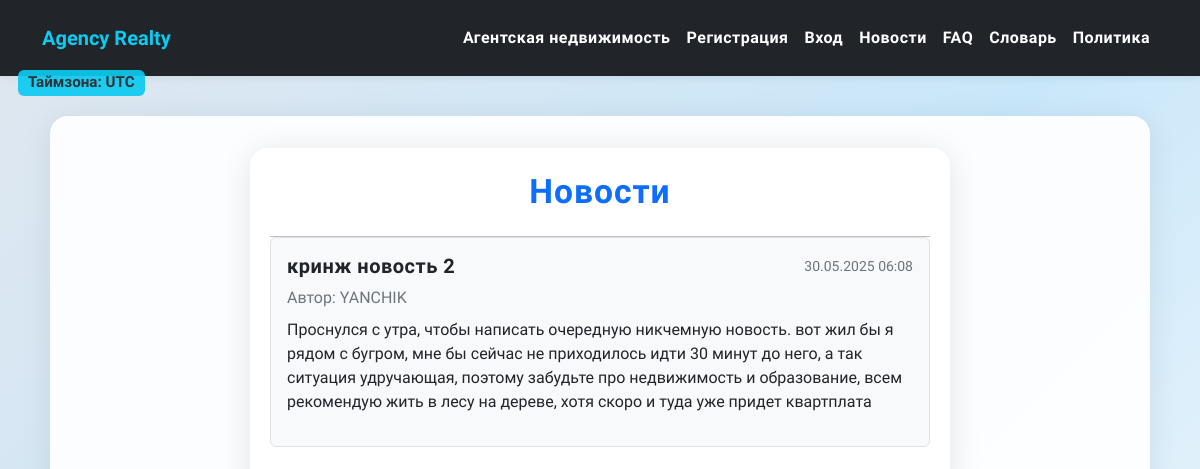
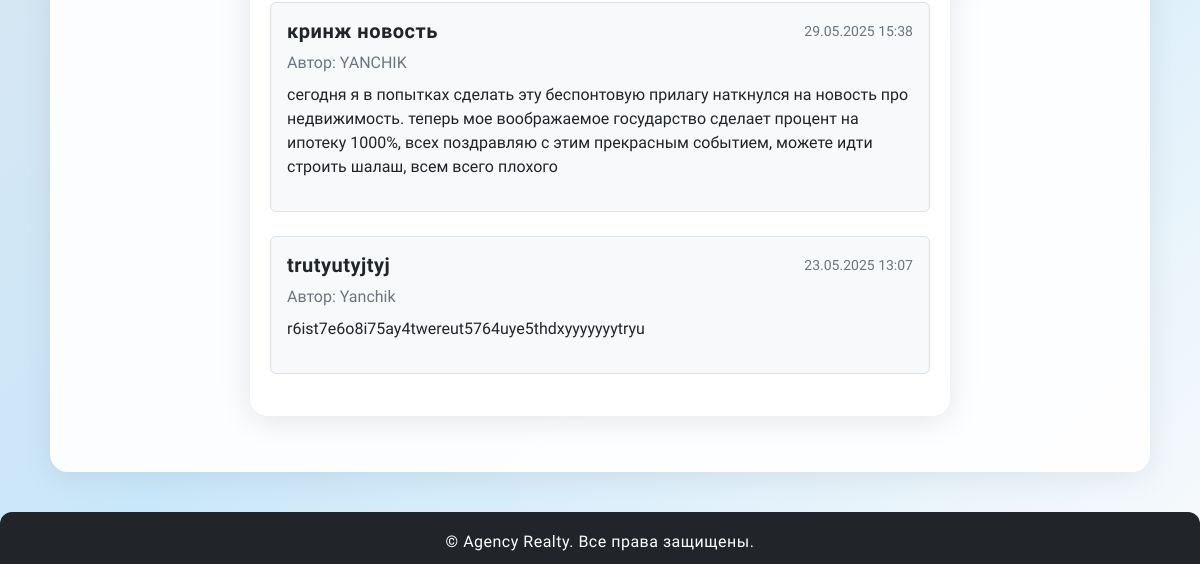
The page /news/ on the database as committed earlier (2 pictures, top to bottom).
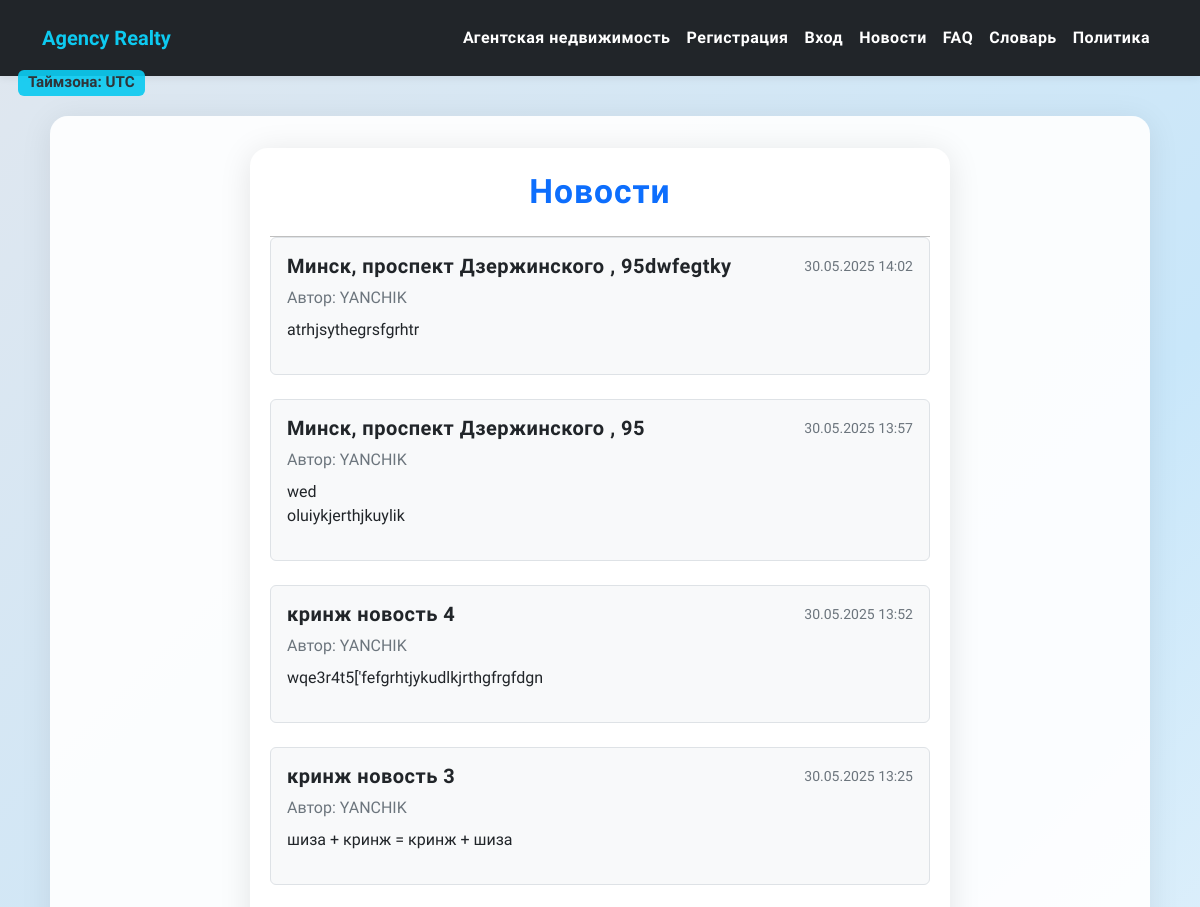
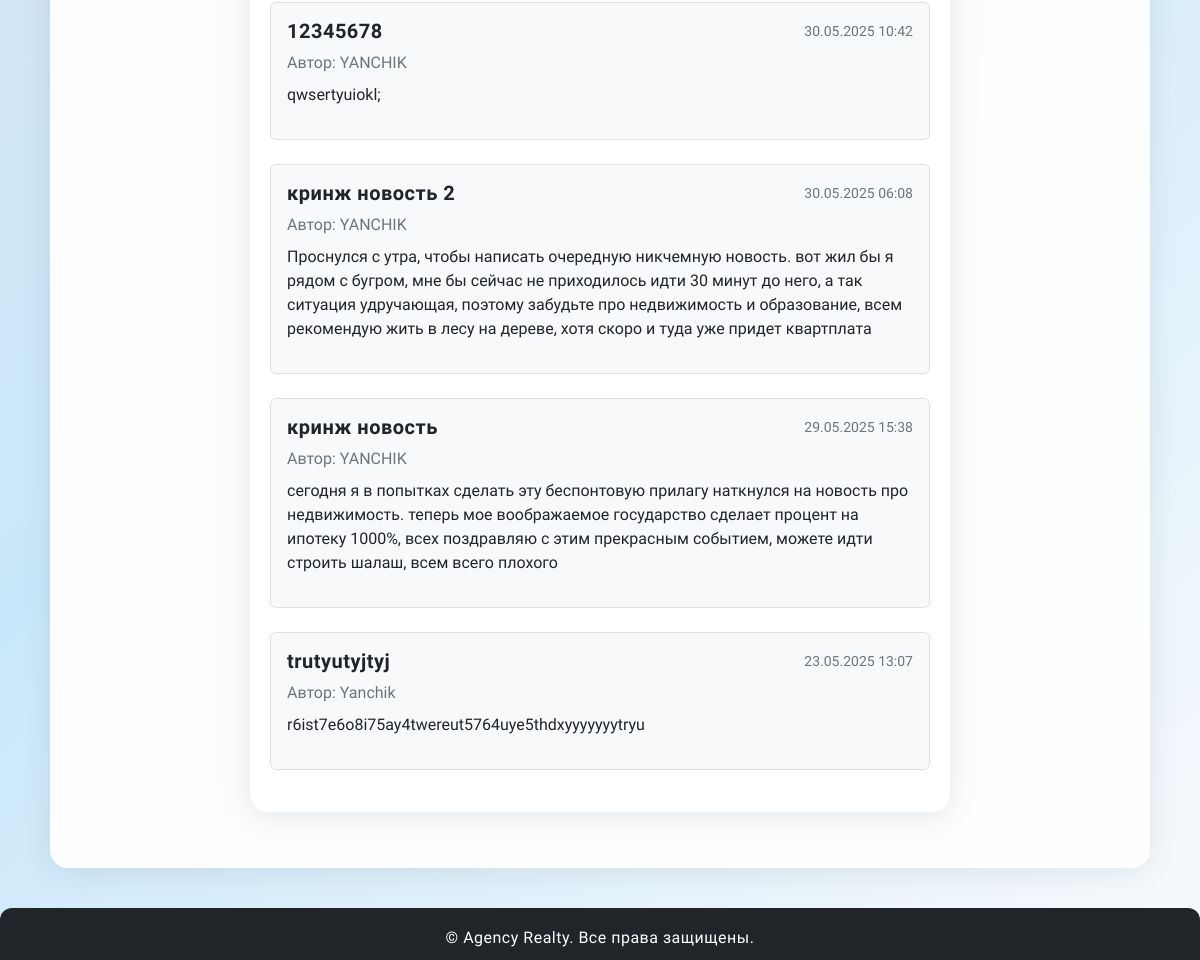
The same page on the database as committed later (2 pictures, top to bottom).
### agency/models.py (models this page shows, shortened)
class Article(models.Model):
    created_at = models.DateTimeField(default=django.utils.timezone.now)
    id = models.AutoField(primary_key=True)
    publisher = models.ForeignKey('User', on_delete=models.CASCADE)
    title = models.CharField(max_length=100)
    text = models.TextField()
    photo = models.ImageField(upload_to='news_photos', blank=True, null=True)

class User(AbstractUser):
    date = models.DateField(null=True)
    phone_regex = RegexValidator(regex=r'^\+375\)?\((29|33|25)\)\d{7}$',
                                 message="Phone number must be entered in the format: '+375(29)XXXXXX'")
    phone_number = models.CharField(validators=[phone_regex], max_length=15, blank=True)
    photo = models.ImageField(upload_to='avatars', default='avatars/default_avatar.png')

### agency/views.py (the view, shortened to what this page needs)
# urls.py: path('news/', views.NewsView.as_view(), name='news'),
class NewsView(View):
    def get(self, request):
        articles = Article.objects.order_by('-created_at')
        form = ArticleForm()
        if not request.user.is_superuser:
            form.fields['photo'].widget = forms.HiddenInput()
        return render(request, 'agency/news.html', {'articles': articles, 'form': form})

### agency/templatetags/agency_tags.py (called while the page is built)
@register.simple_tag(name='is_employee')
def is_employee(user):
    return user in get_all_employees()

### agency/utils.py (called while the page is built, shortened)
def get_ip_adress(request):
    if settings.DEBUG:
        try:
            response = requests.get('https://api.ipify.org/?format=json', timeout=2)
            response.raise_for_status()
            my_ip = response.json().get('ip', None)
            return my_ip
        except Exception:
            return '127.0.0.1'

def get_info_user_by_ip(ip):
    try:
        response = requests.get(f'https://ipinfo.io/{ip}/geo', timeout=2)
        response.raise_for_status()
        return response.json()
    except Exception:
        return {}

def get_all_employees():
    employee_group = Group.objects.filter(name='Employee').first()
    if not employee_group:
        return User.objects.none()
    return User.objects.filter(groups=employee_group)

### agency/templates/agency/news.html (shortened to what this page needs)
{% extends 'agency/base.html' %}
{% block content %}
<div class="card-custom mx-auto" style="max-width: 700px;">
  <h2 class="section-title text-center">Новости</h2>
  {% if articles %}
    {% for article in articles %}
      <div class="mb-4 p-3 border rounded bg-light position-relative">
        <div class="d-flex justify-content-between align-items-center mb-2">
          <h5 class="mb-0">{{ article.title }}</h5>
          <span class="text-muted small">{{ article.created_at|date:'d.m.Y H:i' }}</span>
        </div>
        <div class="mb-2 text-secondary">Автор: {{ article.publisher.username }}</div>
        <div>{{ article.text|linebreaks }}</div>
      </div>
    {% endfor %}
  {% else %}
    <p class="text-center text-muted">Пока нет новостей.</p>
  {% endif %}
</div>
{% endblock %}

Rows that differ between the two databases and show on the page:
added Article: title "Минск, проспект Дзержинского , 95dwfegtky", created_at "30.05.2025 14:02", publisher.username "YANCHIK", text "atrhjsythegrsfgrhtr"
added Article: title "Минск, проспект Дзержинского , 95", created_at "30.05.2025 13:57", publisher.username "YANCHIK", text "wed oluiykjerthjkuylik"
added Article: title "кринж новость 4", created_at "30.05.2025 13:52", publisher.username "YANCHIK", text "wqe3r4t5['fefgrhtjykudlkjrthgfrgfdgn"
added Article: title "кринж новость 3", created_at "30.05.2025 13:25", publisher.username "YANCHIK", text "шиза + кринж = кринж + шиза"
added Article: title "12345678", created_at "30.05.2025 10:42", publisher.username "YANCHIK", text "qwsertyuiokl;"
